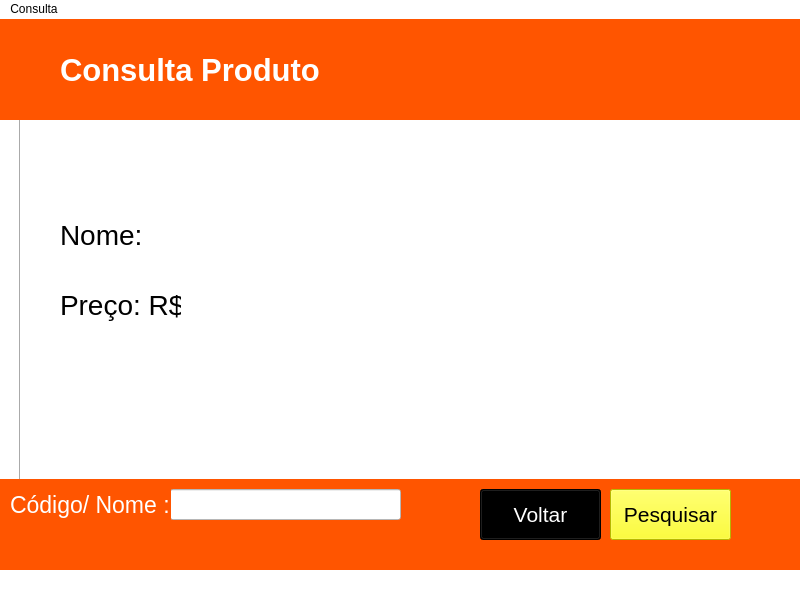
<?xml version="1.0" encoding="UTF-8"?>
<ui version="4.0">
 <class>Consulta</class>
 <widget class="QMainWindow" name="Consulta">
  <property name="geometry">
   <rect>
    <x>0</x>
    <y>0</y>
    <width>800</width>
    <height>600</height>
   </rect>
  </property>
  <property name="font">
   <font>
    <underline>false</underline>
    <strikeout>false</strikeout>
   </font>
  </property>
  <property name="windowTitle">
   <string>MainWindow</string>
  </property>
  <property name="autoFillBackground">
   <bool>false</bool>
  </property>
  <property name="styleSheet">
   <string notr="true">background-color: rgb(255, 255, 255);</string>
  </property>
  <widget class="QWidget" name="centralwidget">
   <widget class="QWidget" name="widget" native="true">
    <property name="geometry">
     <rect>
      <x>0</x>
      <y>0</y>
      <width>801</width>
      <height>101</height>
     </rect>
    </property>
    <property name="styleSheet">
     <string notr="true">background-color: rgb(255, 85, 0);</string>
    </property>
    <widget class="QLabel" name="label">
     <property name="geometry">
      <rect>
       <x>60</x>
       <y>20</y>
       <width>311</width>
       <height>61</height>
      </rect>
     </property>
     <property name="font">
      <font>
       <pointsize>23</pointsize>
       <weight>75</weight>
       <italic>false</italic>
       <bold>true</bold>
      </font>
     </property>
     <property name="styleSheet">
      <string notr="true">color: rgb(255, 255, 255);
border-color: rgb(0, 0, 0);</string>
     </property>
     <property name="text">
      <string>Consulta Produto</string>
     </property>
    </widget>
   </widget>
   <widget class="QLabel" name="nome">
    <property name="geometry">
     <rect>
      <x>60</x>
      <y>180</y>
      <width>81</width>
      <height>71</height>
     </rect>
    </property>
    <property name="font">
     <font>
      <pointsize>21</pointsize>
      <underline>false</underline>
      <strikeout>false</strikeout>
     </font>
    </property>
    <property name="text">
     <string>Nome:</string>
    </property>
   </widget>
   <widget class="QLabel" name="preco">
    <property name="geometry">
     <rect>
      <x>60</x>
      <y>250</y>
      <width>121</width>
      <height>71</height>
     </rect>
    </property>
    <property name="font">
     <font>
      <pointsize>21</pointsize>
      <underline>false</underline>
      <strikeout>false</strikeout>
     </font>
    </property>
    <property name="text">
     <string>Preço: R$</string>
    </property>
   </widget>
   <widget class="QLabel" name="ValorNome">
    <property name="geometry">
     <rect>
      <x>150</x>
      <y>190</y>
      <width>241</width>
      <height>51</height>
     </rect>
    </property>
    <property name="font">
     <font>
      <pointsize>21</pointsize>
      <underline>false</underline>
      <strikeout>false</strikeout>
     </font>
    </property>
    <property name="text">
     <string/>
    </property>
   </widget>
   <widget class="QLabel" name="ValorPreco">
    <property name="geometry">
     <rect>
      <x>190</x>
      <y>250</y>
      <width>221</width>
      <height>71</height>
     </rect>
    </property>
    <property name="font">
     <font>
      <pointsize>21</pointsize>
      <underline>false</underline>
      <strikeout>false</strikeout>
     </font>
    </property>
    <property name="text">
     <string/>
    </property>
   </widget>
   <widget class="Line" name="line">
    <property name="geometry">
     <rect>
      <x>10</x>
      <y>70</y>
      <width>20</width>
      <height>451</height>
     </rect>
    </property>
    <property name="font">
     <font>
      <pointsize>9</pointsize>
      <weight>50</weight>
      <bold>false</bold>
     </font>
    </property>
    <property name="orientation">
     <enum>Qt::Vertical</enum>
    </property>
   </widget>
   <widget class="Line" name="line_2">
    <property name="geometry">
     <rect>
      <x>10</x>
      <y>530</y>
      <width>721</width>
      <height>16</height>
     </rect>
    </property>
    <property name="orientation">
     <enum>Qt::Horizontal</enum>
    </property>
   </widget>
   <widget class="QWidget" name="widget_2" native="true">
    <property name="geometry">
     <rect>
      <x>0</x>
      <y>460</y>
      <width>871</width>
      <height>91</height>
     </rect>
    </property>
    <property name="styleSheet">
     <string notr="true">background-color: rgb(255, 85, 0);</string>
    </property>
    <widget class="QLineEdit" name="ConsultaEntrada">
     <property name="geometry">
      <rect>
       <x>170</x>
       <y>10</y>
       <width>231</width>
       <height>31</height>
      </rect>
     </property>
     <property name="styleSheet">
      <string notr="true">background-color: rgb(255, 255, 255);</string>
     </property>
    </widget>
    <widget class="QLabel" name="label_2">
     <property name="geometry">
      <rect>
       <x>10</x>
       <y>10</y>
       <width>161</width>
       <height>31</height>
      </rect>
     </property>
     <property name="font">
      <font>
       <pointsize>17</pointsize>
       <underline>false</underline>
       <strikeout>false</strikeout>
      </font>
     </property>
     <property name="styleSheet">
      <string notr="true">color: rgb(255, 255, 255);</string>
     </property>
     <property name="text">
      <string>Código/ Nome :</string>
     </property>
    </widget>
    <widget class="QPushButton" name="btnPesq">
     <property name="geometry">
      <rect>
       <x>610</x>
       <y>10</y>
       <width>121</width>
       <height>51</height>
      </rect>
     </property>
     <property name="font">
      <font>
       <pointsize>16</pointsize>
      </font>
     </property>
     <property name="styleSheet">
      <string notr="true">background-color: rgb(0, 255, 0);
background-color: rgb(255, 255, 0);</string>
     </property>
     <property name="text">
      <string>Pesquisar</string>
     </property>
    </widget>
    <widget class="QPushButton" name="btnVoltar">
     <property name="geometry">
      <rect>
       <x>480</x>
       <y>10</y>
       <width>121</width>
       <height>51</height>
      </rect>
     </property>
     <property name="font">
      <font>
       <pointsize>16</pointsize>
      </font>
     </property>
     <property name="styleSheet">
      <string notr="true">background-color: rgb(0, 0, 0);
color: rgb(255, 255, 255);</string>
     </property>
     <property name="text">
      <string>Voltar</string>
     </property>
    </widget>
   </widget>
   <zorder>line</zorder>
   <zorder>widget</zorder>
   <zorder>nome</zorder>
   <zorder>preco</zorder>
   <zorder>ValorNome</zorder>
   <zorder>ValorPreco</zorder>
   <zorder>line_2</zorder>
   <zorder>widget_2</zorder>
  </widget>
  <widget class="QStatusBar" name="statusbar"/>
  <widget class="QMenuBar" name="menubar">
   <property name="geometry">
    <rect>
     <x>0</x>
     <y>0</y>
     <width>800</width>
     <height>21</height>
    </rect>
   </property>
   <widget class="QMenu" name="menuConsulta">
    <property name="font">
     <font>
      <pointsize>10</pointsize>
     </font>
    </property>
    <property name="title">
     <string>Consulta</string>
    </property>
   </widget>
   <addaction name="menuConsulta"/>
  </widget>
 </widget>
 <resources/>
 <connections/>
</ui>
